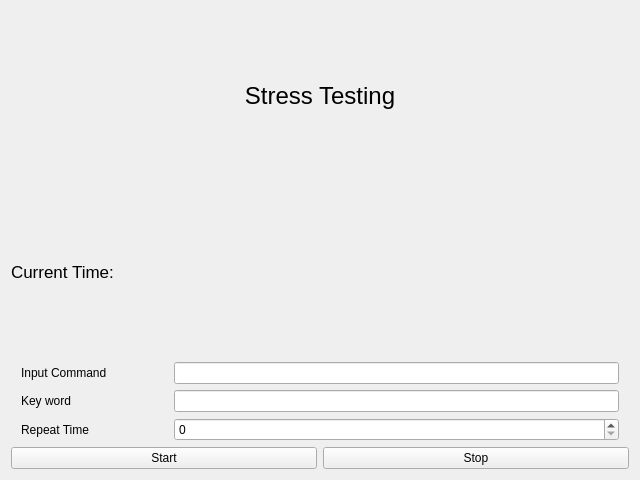
<?xml version="1.0" encoding="UTF-8"?>
<ui version="4.0">
 <class>StressTesting</class>
 <widget class="QWidget" name="StressTesting">
  <property name="geometry">
   <rect>
    <x>0</x>
    <y>0</y>
    <width>640</width>
    <height>480</height>
   </rect>
  </property>
  <property name="windowTitle">
   <string>Form</string>
  </property>
  <layout class="QVBoxLayout" name="verticalLayout">
   <item>
    <widget class="QLabel" name="lbl_title">
     <property name="font">
      <font>
       <pointsize>18</pointsize>
      </font>
     </property>
     <property name="text">
      <string>Stress Testing</string>
     </property>
     <property name="alignment">
      <set>Qt::AlignmentFlag::AlignCenter</set>
     </property>
    </widget>
   </item>
   <item>
    <widget class="QLabel" name="lbl_currentTime">
     <property name="font">
      <font>
       <pointsize>13</pointsize>
      </font>
     </property>
     <property name="text">
      <string>Current Time:</string>
     </property>
    </widget>
   </item>
   <item>
    <layout class="QHBoxLayout" name="horizontalLayout_2" stretch="2,6">
     <property name="spacing">
      <number>5</number>
     </property>
     <property name="leftMargin">
      <number>10</number>
     </property>
     <property name="topMargin">
      <number>0</number>
     </property>
     <property name="rightMargin">
      <number>10</number>
     </property>
     <item>
      <widget class="QLabel" name="lbl_Input">
       <property name="text">
        <string>Input Command</string>
       </property>
      </widget>
     </item>
     <item>
      <widget class="QLineEdit" name="line_Input"/>
     </item>
    </layout>
   </item>
   <item>
    <layout class="QHBoxLayout" name="horizontalLayout_3" stretch="2,6">
     <property name="spacing">
      <number>5</number>
     </property>
     <property name="leftMargin">
      <number>10</number>
     </property>
     <property name="topMargin">
      <number>0</number>
     </property>
     <property name="rightMargin">
      <number>10</number>
     </property>
     <item>
      <widget class="QLabel" name="lbl_Key">
       <property name="text">
        <string>Key word</string>
       </property>
      </widget>
     </item>
     <item>
      <widget class="QLineEdit" name="line_Key"/>
     </item>
    </layout>
   </item>
   <item>
    <layout class="QHBoxLayout" name="horizontalLayout" stretch="2,6">
     <property name="spacing">
      <number>5</number>
     </property>
     <property name="leftMargin">
      <number>10</number>
     </property>
     <property name="topMargin">
      <number>0</number>
     </property>
     <property name="rightMargin">
      <number>10</number>
     </property>
     <item>
      <widget class="QLabel" name="lbl_Repeat">
       <property name="text">
        <string>Repeat Time</string>
       </property>
      </widget>
     </item>
     <item>
      <widget class="QSpinBox" name="sp_Repeat"/>
     </item>
    </layout>
   </item>
   <item>
    <layout class="QHBoxLayout" name="horizontalLayout_4">
     <item>
      <widget class="QPushButton" name="btn_start">
       <property name="text">
        <string>Start</string>
       </property>
      </widget>
     </item>
     <item>
      <widget class="QPushButton" name="btn_stop">
       <property name="text">
        <string>Stop</string>
       </property>
      </widget>
     </item>
    </layout>
   </item>
  </layout>
 </widget>
 <resources/>
 <connections/>
</ui>
